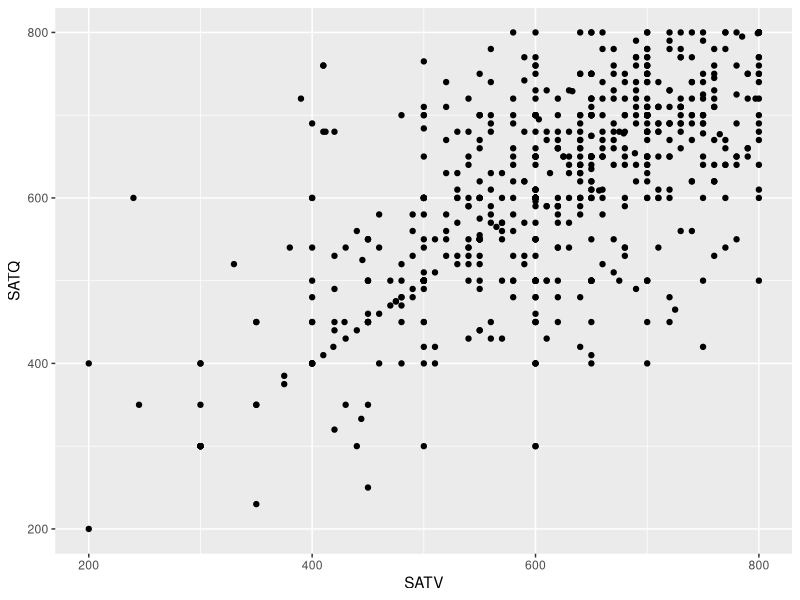
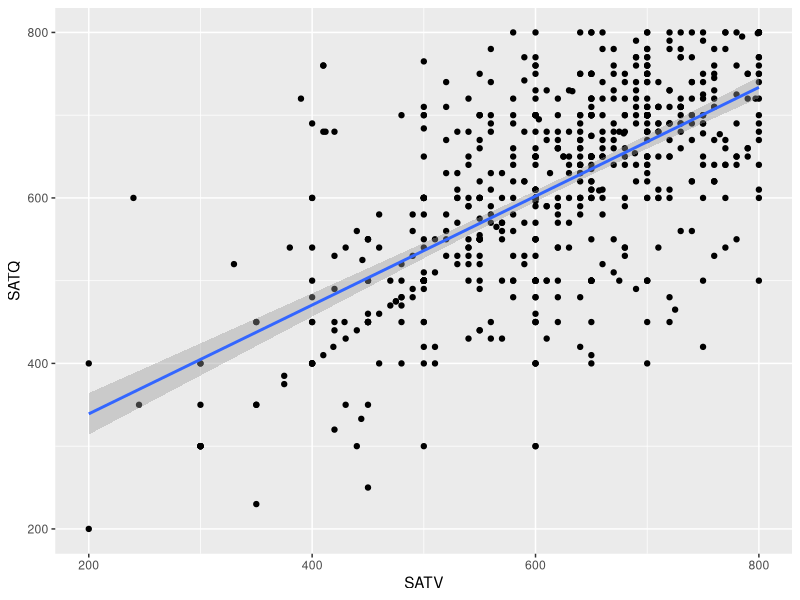
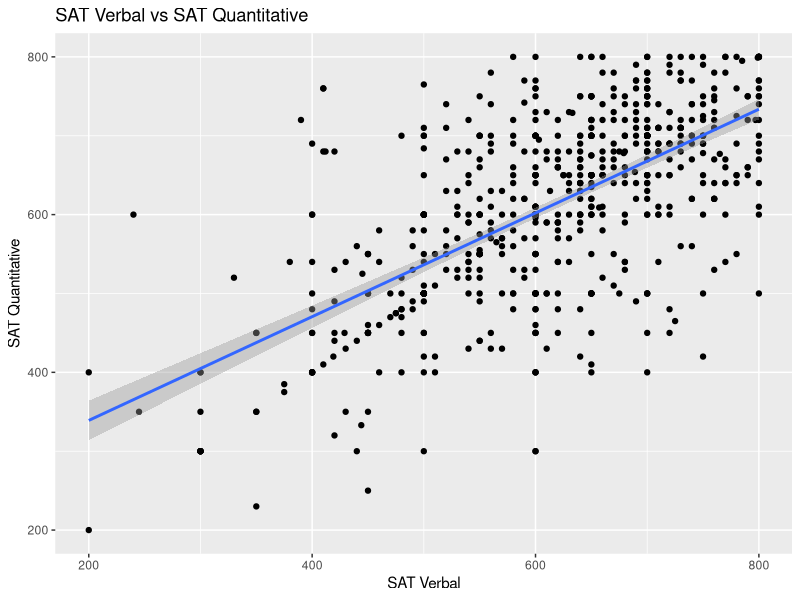
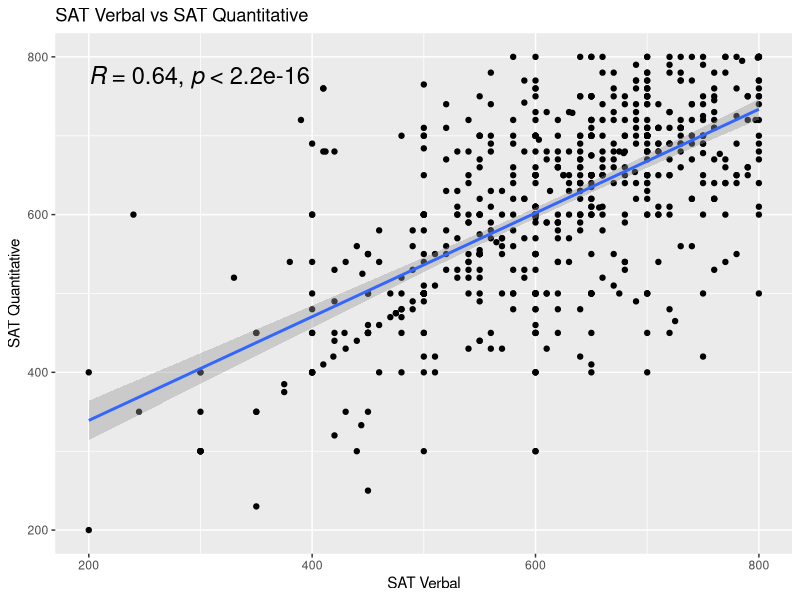
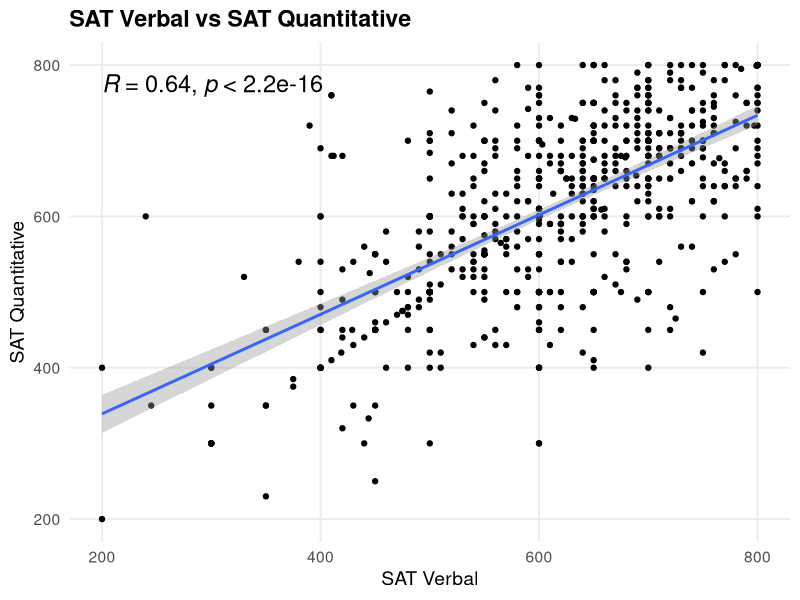
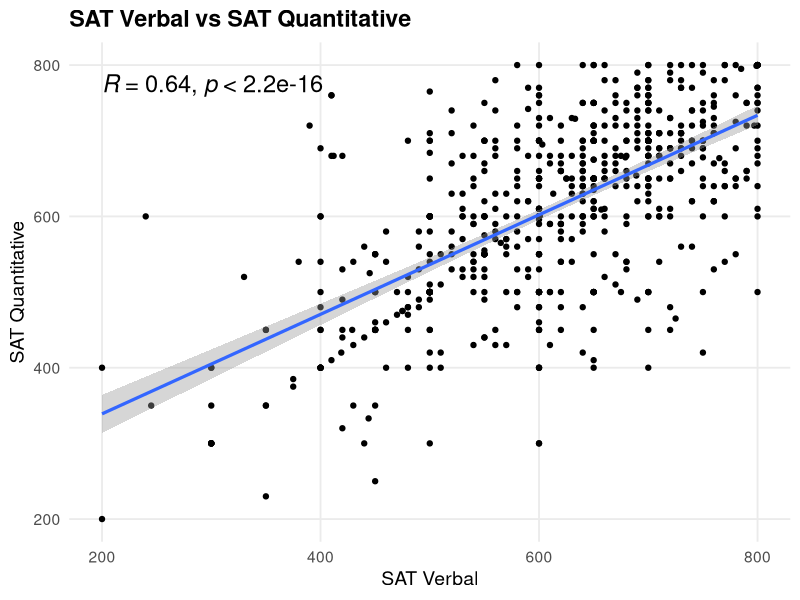

Recreate these plots in R, in order.
## ---- chunk 1
library(tidyverse)
library(ggpubr)
## ---- chunk 2
df <- read_csv2("../../src/data/sat_act.csv")

ggplot(df, aes(SATV, SATQ)) +
  geom_point()
## ---- chunk 3
ggplot(df, aes(SATV, SATQ)) +
  geom_point() +
  geom_smooth(method = "lm", se = TRUE)
## ---- chunk 4
ggplot(df, aes(SATV, SATQ)) +
  geom_point() +
  geom_smooth(method = "lm", se = TRUE) +
  labs(
    x = "SAT Verbal",
    y = "SAT Quantitative",
    title = "SAT Verbal vs SAT Quantitative"
  )
## ---- chunk 5
ggplot(df, aes(SATV, SATQ)) +
  geom_point() +
  geom_smooth(method = "lm", se = TRUE) +
  stat_cor(method = "pearson", label.x = 200, size = 6) +
  labs(
    x = "SAT Verbal",
    y = "SAT Quantitative",
    title = "SAT Verbal vs SAT Quantitative"
  )
## ---- chunk 6
ggplot(df, aes(SATV, SATQ)) +
  geom_point() +
  geom_smooth(method = "lm", se = TRUE) +
  stat_cor(method = "pearson", label.x = 200, size = 6) +
  labs(
    x = "SAT Verbal",
    y = "SAT Quantitative",
    title = "SAT Verbal vs SAT Quantitative"
  ) +
  theme_minimal(base_size = 14) +
  theme(
    plot.title = element_text(face = "bold"),
    panel.grid.minor = element_blank()
  )
## ---- chunk 7
ggplot(df, aes(SATV, SATQ)) +
  geom_point() +
  geom_smooth(method = "lm", se = TRUE, linewidth = 1.1) +
  stat_cor(method = "pearson", label.x = 200, size = 6) +
  labs(
    x = "SAT Verbal",
    y = "SAT Quantitative",
    title = "SAT Verbal vs SAT Quantitative"
  ) +
  theme_minimal(base_size = 14) +
  theme(
    plot.title = element_text(face = "bold"),
    panel.grid.minor = element_blank()
  )
